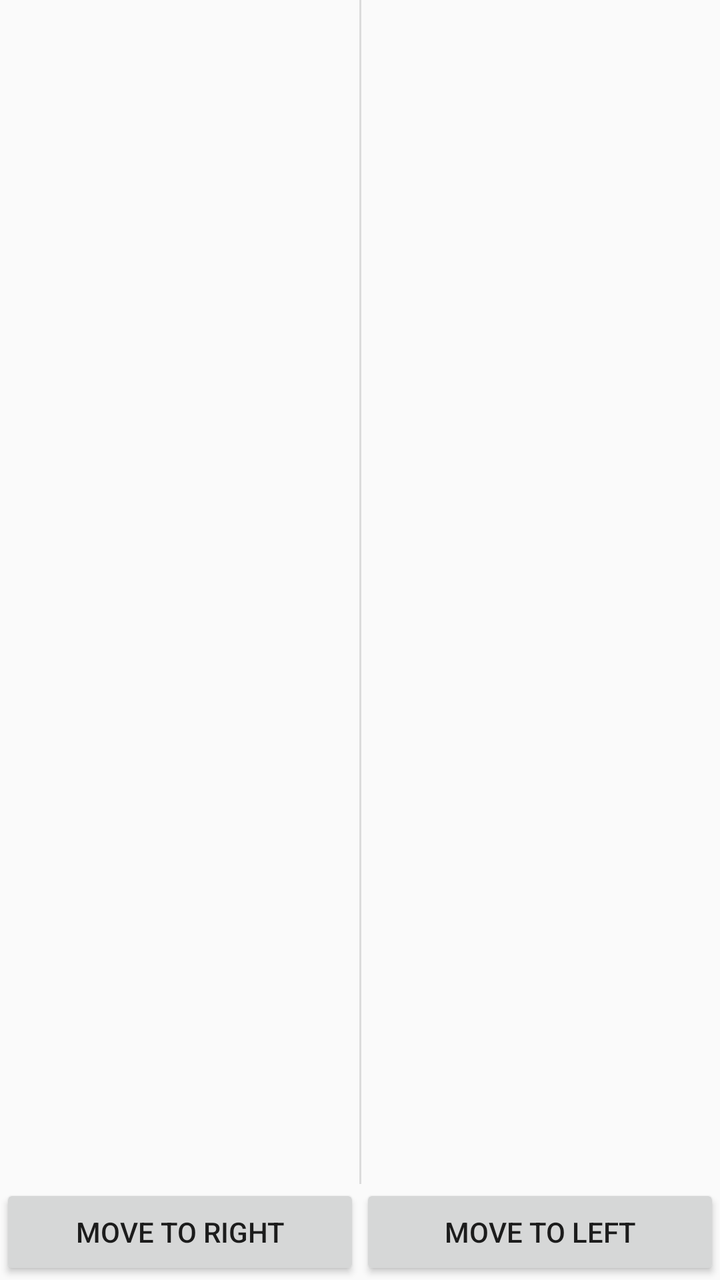
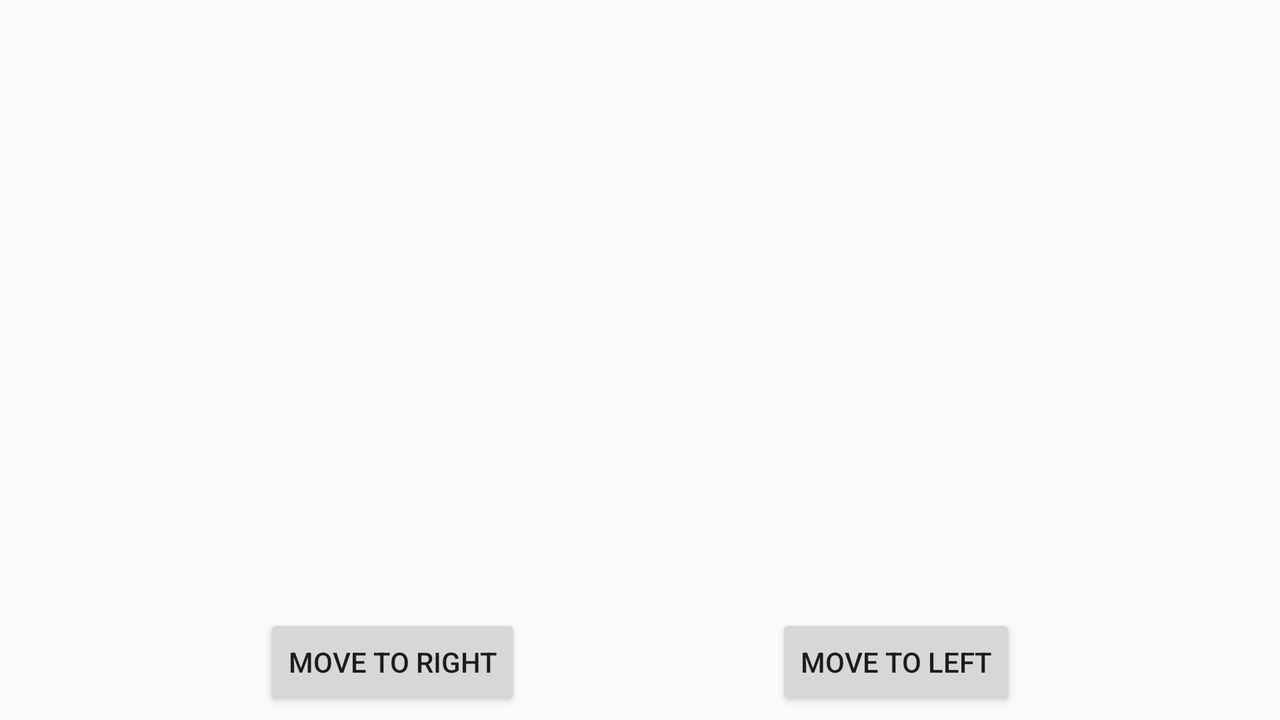

The same Android screen from two of the app's own layout files: first res/layout/ as a phone draws it, then the repository's variant for another configuration, drawn on a device whose configuration selects that folder. Both files follow.
<!-- AndroidManifest.xml: application theme Theme.SamparkSolutions -->
<!-- res/layout/main_activity.xml -->
<?xml version="1.0" encoding="utf-8"?>
<layout xmlns:tools="http://schemas.android.com/tools"
    xmlns:android="http://schemas.android.com/apk/res/android"
    xmlns:app="http://schemas.android.com/apk/res-auto">


    <androidx.constraintlayout.widget.ConstraintLayout
        android:orientation="horizontal"
        android:layout_width="match_parent"
        android:layout_height="match_parent">

        <androidx.recyclerview.widget.RecyclerView
            android:id="@+id/recyclerViewA"
            android:layout_width="0dp"
            android:layout_height="0dp"
            android:layout_weight="1"
            app:layout_constraintBottom_toTopOf="@+id/linearLayout"
            app:layout_constraintEnd_toStartOf="@+id/divider"
            app:layout_constraintStart_toStartOf="parent"
            app:layout_constraintTop_toTopOf="parent"
            tools:listitem="@layout/item">

        </androidx.recyclerview.widget.RecyclerView>

        <View
            android:id="@+id/divider"
            android:layout_width="1dp"
            android:layout_height="0dp"
            android:layout_marginStart="2dp"
            android:layout_marginEnd="2dp"
            android:background="?android:attr/listDivider"
            app:layout_constraintBottom_toBottomOf="@+id/recyclerViewA"
            app:layout_constraintEnd_toStartOf="@+id/recyclerViewB"
            app:layout_constraintStart_toEndOf="@+id/recyclerViewA"
            app:layout_constraintTop_toTopOf="parent" />

        <androidx.recyclerview.widget.RecyclerView
            android:id="@+id/recyclerViewB"
            android:layout_width="0dp"
            android:layout_height="0dp"
            android:layout_weight="1"
            app:layout_constraintBottom_toBottomOf="@+id/recyclerViewA"
            app:layout_constraintEnd_toEndOf="parent"
            app:layout_constraintStart_toEndOf="@+id/divider"
            app:layout_constraintTop_toTopOf="@+id/recyclerViewA" />

        <androidx.constraintlayout.widget.ConstraintLayout
            android:id="@+id/linearLayout"
            android:layout_width="0dp"
            android:layout_height="wrap_content"
            android:orientation="vertical"
            app:layout_constraintBottom_toBottomOf="parent"
            app:layout_constraintEnd_toEndOf="parent"
            app:layout_constraintStart_toStartOf="parent">

            <Button
                android:id="@+id/moveToRightButton"
                android:layout_width="0dp"
                android:layout_height="wrap_content"
                android:text="@string/move_to_right"
                app:layout_constraintBottom_toBottomOf="parent"
                app:layout_constraintEnd_toStartOf="@+id/moveToLeftButton"
                app:layout_constraintStart_toStartOf="parent"
                app:layout_constraintTop_toTopOf="parent" />

            <Button
                android:id="@+id/moveToLeftButton"
                android:layout_width="0dp"
                android:layout_height="wrap_content"
                android:text="@string/move_to_left"
                app:layout_constraintBottom_toBottomOf="@+id/moveToRightButton"
                app:layout_constraintEnd_toEndOf="parent"
                app:layout_constraintStart_toEndOf="@+id/moveToRightButton"
                app:layout_constraintTop_toTopOf="@+id/moveToRightButton" />

        </androidx.constraintlayout.widget.ConstraintLayout>



    </androidx.constraintlayout.widget.ConstraintLayout>
</layout>
<!-- resources referenced by this layout -->
<resources>
  <string name="move_to_left">Move to Left</string>
  <string name="move_to_right">Move to Right</string>
  <style name="Theme.SamparkSolutions" parent="Theme.MaterialComponents.Light.NoActionBar.Bridge">
          
          <item name="colorPrimary">@color/purple_500</item>
          <item name="colorPrimaryVariant">@color/purple_700</item>
          <item name="colorOnPrimary">@color/white</item>
          
          <item name="colorSecondary">@color/teal_200</item>
          <item name="colorSecondaryVariant">@color/teal_700</item>
          <item name="colorOnSecondary">@color/black</item>
          
          <item name="android:statusBarColor">?attr/colorPrimaryVariant</item>
          
      </style>
</resources>
<!-- res/layout-land/main_activity.xml (the repository's variant of the layout above) -->
<!-- drawn on the phone turned sideways -->
<?xml version="1.0" encoding="utf-8"?>
<layout xmlns:tools="http://schemas.android.com/tools"
    xmlns:android="http://schemas.android.com/apk/res/android"
    xmlns:app="http://schemas.android.com/apk/res-auto">


    <androidx.constraintlayout.widget.ConstraintLayout
        android:orientation="horizontal"
        android:layout_width="match_parent"
        android:layout_height="match_parent">

        <androidx.recyclerview.widget.RecyclerView
            android:id="@+id/recyclerViewA"
            android:layout_width="0dp"
            android:layout_height="0dp"
            android:layout_weight="1"
            android:layout_margin="5dp"
            tools:listitem="@layout/item"
            app:layout_constraintBottom_toTopOf="@+id/linearLayout"
            app:layout_constraintEnd_toStartOf="@+id/recyclerViewB"
            app:layout_constraintStart_toStartOf="parent"
            app:layout_constraintTop_toTopOf="parent">

        </androidx.recyclerview.widget.RecyclerView>

        <androidx.recyclerview.widget.RecyclerView
            android:id="@+id/recyclerViewB"
            android:layout_width="0dp"
            android:layout_height="0dp"
            android:layout_weight="1"
            android:layout_margin="5dp"
            app:layout_constraintBottom_toBottomOf="@+id/recyclerViewA"
            app:layout_constraintEnd_toEndOf="parent"
            app:layout_constraintStart_toEndOf="@+id/recyclerViewA"
            app:layout_constraintTop_toTopOf="@+id/recyclerViewA" />

        <androidx.constraintlayout.widget.ConstraintLayout
            android:id="@+id/linearLayout"
            android:layout_width="0dp"
            android:layout_height="wrap_content"
            android:orientation="vertical"
            android:layout_margin="5dp"
            app:layout_constraintBottom_toBottomOf="parent"
            app:layout_constraintEnd_toEndOf="parent"
            app:layout_constraintStart_toStartOf="parent">

            <Button
                android:id="@+id/moveToRightButton"
                android:layout_width="wrap_content"
                android:layout_height="wrap_content"
                android:text="Move to Right"
                app:layout_constraintBottom_toBottomOf="parent"
                app:layout_constraintEnd_toStartOf="@+id/moveToLeftButton"
                app:layout_constraintStart_toStartOf="parent"
                app:layout_constraintTop_toTopOf="parent" />

            <Button
                android:id="@+id/moveToLeftButton"
                android:layout_width="wrap_content"
                android:layout_height="wrap_content"
                android:text="Move to Left"
                app:layout_constraintBottom_toBottomOf="@+id/moveToRightButton"
                app:layout_constraintEnd_toEndOf="parent"
                app:layout_constraintStart_toEndOf="@+id/moveToRightButton"
                app:layout_constraintTop_toTopOf="@+id/moveToRightButton" />

        </androidx.constraintlayout.widget.ConstraintLayout>

    </androidx.constraintlayout.widget.ConstraintLayout>
</layout>
<!-- resources referenced by the variant -->
<!-- as the phone turned sideways resolves them -->
<resources>
  <style name="Theme.SamparkSolutions" parent="Theme.MaterialComponents.Light.NoActionBar.Bridge">
          
          <item name="colorPrimary">@color/purple_500</item>
          <item name="colorPrimaryVariant">@color/purple_700</item>
          <item name="colorOnPrimary">@color/white</item>
          
          <item name="colorSecondary">@color/teal_200</item>
          <item name="colorSecondaryVariant">@color/teal_700</item>
          <item name="colorOnSecondary">@color/black</item>
          
          <item name="android:statusBarColor">?attr/colorPrimaryVariant</item>
          
      </style>
</resources>
